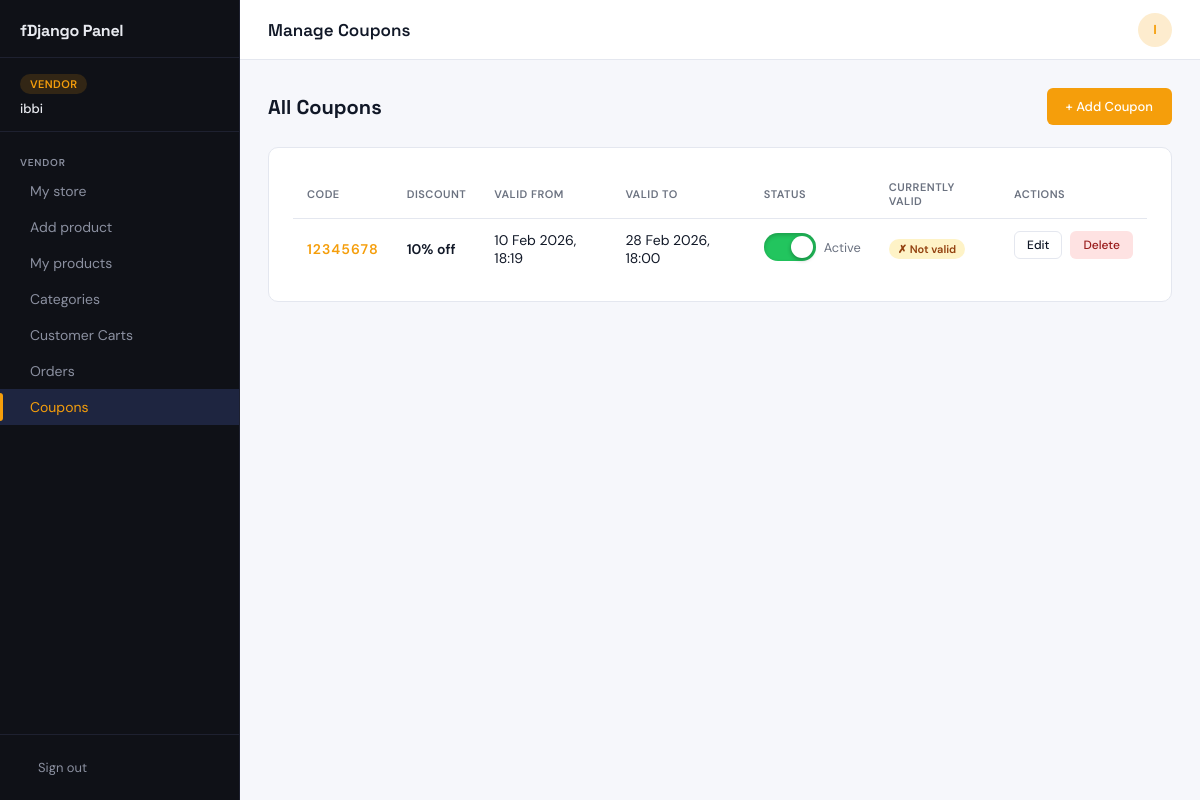
/panel/vendor/coupons/ (signed in), run on an earlier commit of the app's database.
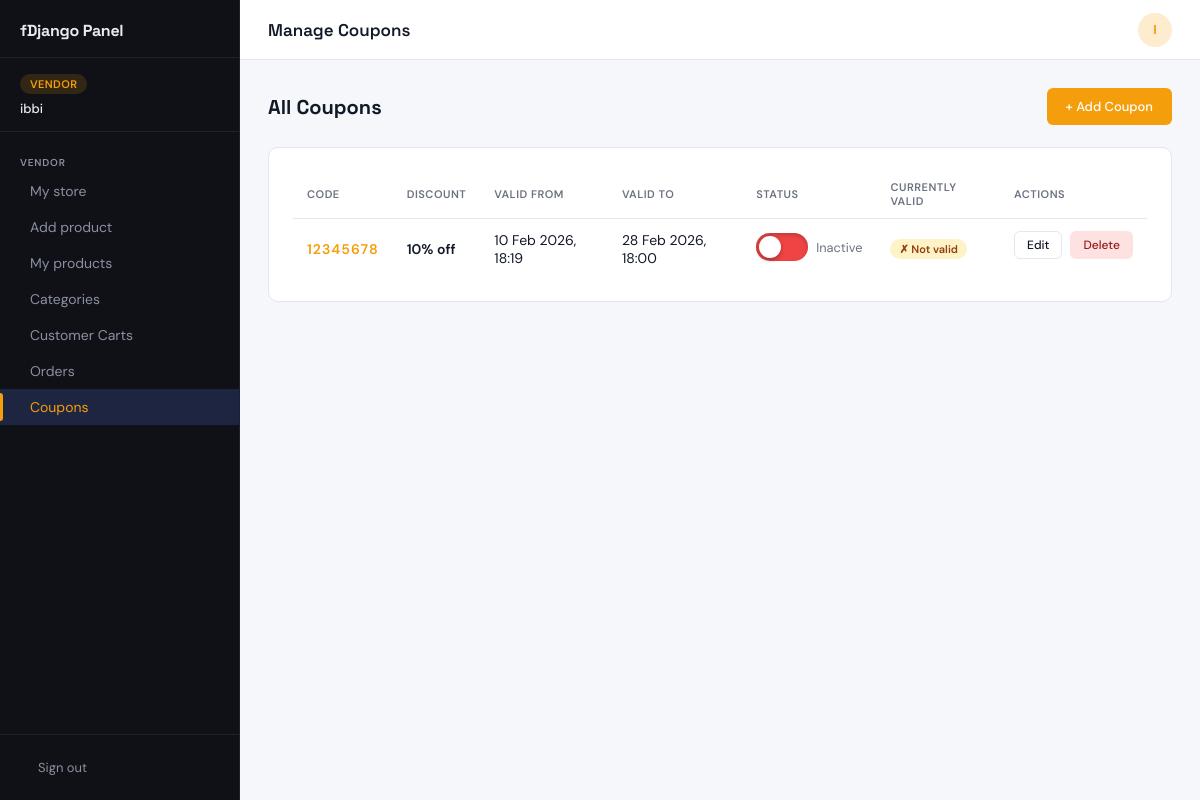
And on a later commit of the database.
### app/models.py (models this page shows, shortened)
class Coupon(models.Model):
    code = models.CharField(max_length=50, unique=True)
    discount_percent = models.PositiveIntegerField()
    valid_from = models.DateTimeField()
    valid_to = models.DateTimeField()
    active = models.BooleanField(default=True)
    def is_valid(self):
        now = timezone.now()
        return self.active and self.valid_from <= now <= self.valid_to

### app/views.py (the view)
# urls.py: path('panel/vendor/coupons/',                          views.manage_coupons, name='manage_coupons'),
def manage_coupons(request):
    if not request.user.is_authenticated:
        return redirect('panel_login')
    if request.user.role != 'vendor':
        return redirect('vendor_dashboard')
    if request.user.vendor_status != 'approved':
        from django.contrib import messages as flash
        flash.error(request, 'You must be an approved vendor to manage coupons.')
        return redirect('panel_login')
    coupons = Coupon.objects.all().order_by('-valid_from')
    return render(request, 'custom_admin_templates/manage_coupons.html', {
        'coupons': coupons
    })

### app/views.py (called while the page is built)
def current_site_profile(request):
    site=get_current_site(request)
    site_profile=SiteProfile.objects.get(site=site)
    return {'site_profile': site_profile}

### templates/custom_admin_templates/manage_coupons.html (shortened to what this page needs)
{% extends 'custom_admin_templates/base.html' %}
{% load static %}
{% block page_title %}Manage Coupons{% endblock %}
{% block content %}
<div class="page-header">
  <h2>All Coupons</h2>
  <a href="{% url 'coupon_add' %}" class="btn btn-primary">+ Add Coupon</a>
</div>
<div class="card">
  <div class="table-wrap">
    <table class="data-table">
      <thead>
        <tr>
          <th>Code</th>
          <th>Discount</th>
          <th>Valid From</th>
          <th>Valid To</th>
          <th>Status</th>
          <th>Currently Valid</th>
          <th>Actions</th>
        </tr>
      </thead>
      <tbody>
        {% for coupon in coupons %}
        <tr>
          <td>
            <a href="{% url 'coupon_edit' coupon.id %}"
               style="color:var(--accent); font-weight:600; letter-spacing:1px;">
              {{ coupon.code }}
            </a>
          </td>
          <td style="font-weight:600;">{{ coupon.discount_percent }}% off</td>
          <td>{{ coupon.valid_from|date:"d M Y, H:i" }}</td>
          <td>{{ coupon.valid_to|date:"d M Y, H:i" }}</td>
<td>
  <form method="post" action="{% url 'coupon_toggle' coupon.id %}">
    <label style="display:inline-flex; align-items:center; cursor:pointer; gap:8px;">
      <div style="position:relative; width:52px; height:28px;">
        <div style="
          width:52px; height:28px; border-radius:50px;
          background: {% if coupon.active %}#22c55e{% else %}#ef4444{% endif %};
          box-shadow: inset 0 2px 4px rgba(0,0,0,0.2);
          transition: background 0.3s;">
        </div>
        <div style="
          position:absolute;
          top:3px;
          left: {% if coupon.active %}27px{% else %}3px{% endif %};
          width:22px; height:22px; border-radius:50%;
          background:white;
          box-shadow: 0 2px 4px rgba(0,0,0,0.3);
          transition: left 0.3s;">
        </div>
      </div>
      <button type="submit"
              style="background:none; border:none; cursor:pointer;
                     font-size:0.8rem; color:var(--text-secondary); padding:0;">
        {% if coupon.active %}Active{% else %}Inactive{% endif %}
      </button>
    </label>
  </form>
</td>
          <td>
            {% if coupon.is_valid %}
              <span class="badge badge-green">✓ Valid now</span>
            {% else %}
              <span class="badge badge-amber">✗ Not valid</span>
            {% endif %}
          </td>
          <td style="display:flex; gap:8px;">
            <a href="{% url 'coupon_edit' coupon.id %}"
               class="btn btn-outline btn-sm">Edit</a>
            <form method="post" action="{% url 'coupon_delete' coupon.id %}"
                  onsubmit="return confirm('Delete coupon {{ coupon.code }}?')">
              <button type="submit" class="btn btn-danger btn-sm">Delete</button>
            </form>
          </td>
        </tr>
        {% empty %}
        <tr>
          <td colspan="7" style="text-align:center; padding:28px; color:var(--text-secondary);">
            No coupons yet. <a href="{% url 'coupon_add' %}">Add one</a>
          </td>
        </tr>
        {% endfor %}
      </tbody>
    </table>
  </div>
</div>
{% endblock %}

What changed in the data, as far as the page shows it:
changed Coupon: active "Active" → "Inactive"
